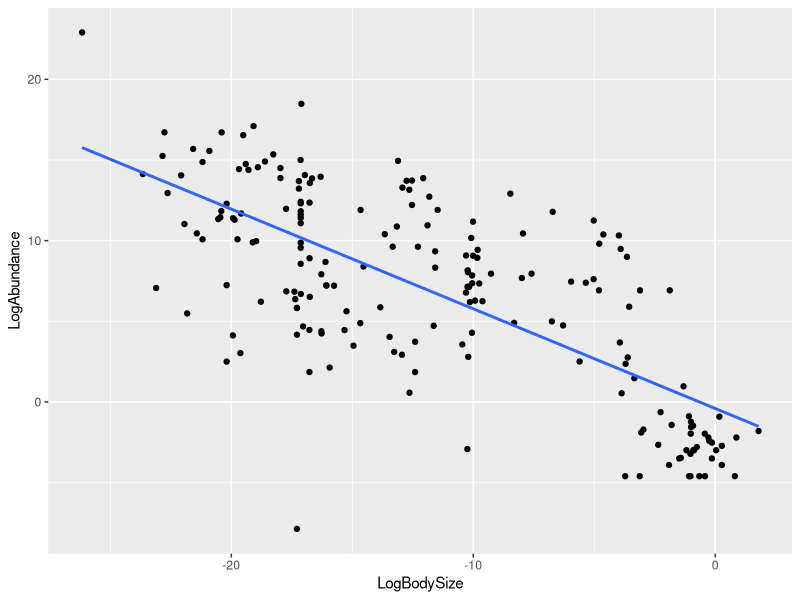
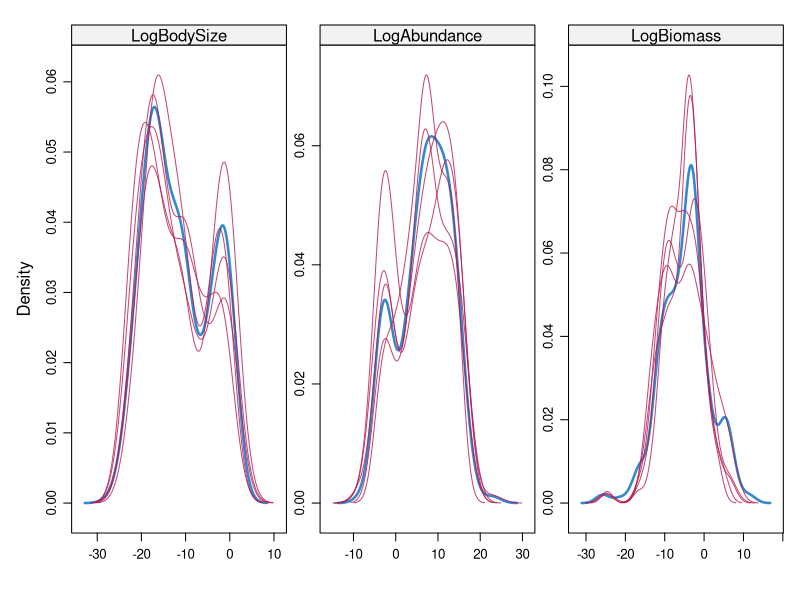
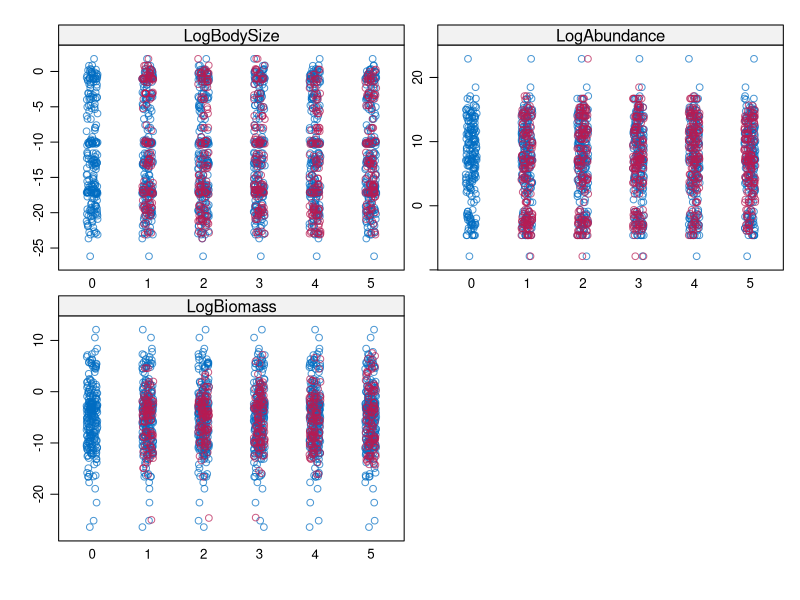
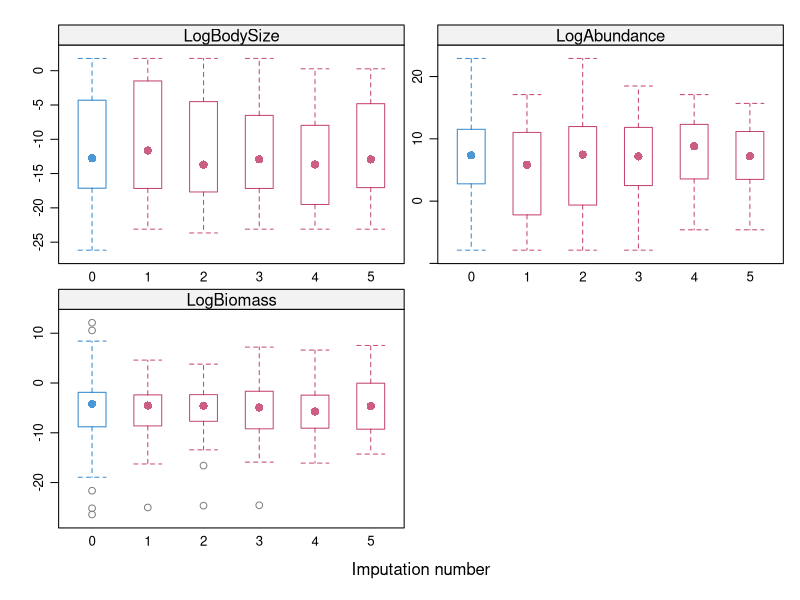
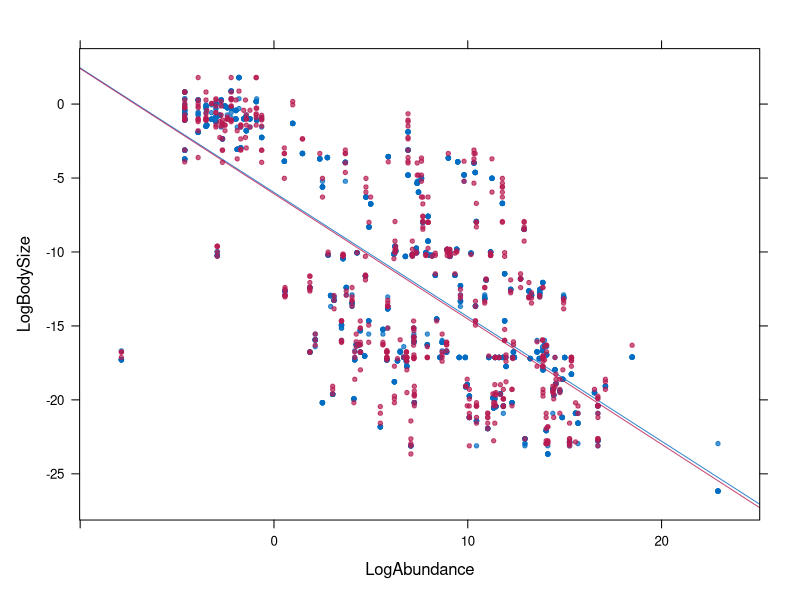
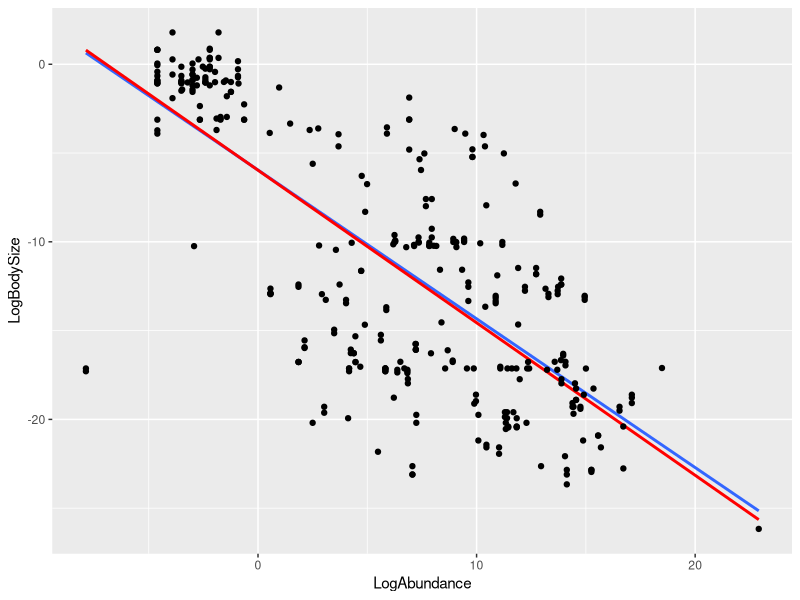

Generate these figures, in order, with R:
## ---- chunk 1
knitr::opts_chunk$set(echo = TRUE)
## ---- chunk 2
### Using MICE to obtain good imputation values for Mass and Abundance of organisms ###
library(tidyverse)
library(mice)
rm(list = ls())
### Read in data
csm_nodes <- read.csv("data/interactionwebdb/Carpinteria/CSMweb_Nodes.csv", as.is = T)
glimpse(csm_nodes)
summary(csm_nodes$Kingdom)

### Clean - remove protozoan kingdoms and virus
csm_nodes <- 
  csm_nodes %>% 
  filter(Kingdom != "Virus",
         Kingdom != "Protozoa")

### Select variables we want for imputation
work <- 
  csm_nodes %>% 
  # Turn body size into SI unts (Kg)
  mutate(BodySize = BodySize.g. / 1000,
         Abundance = Abundance.no..ha.,
         Biomass = Biomass.kg.ha.) %>% 
  # Fill in missing values using M * N = B
  mutate(BodySizeNew = case_when(!is.na(Abundance & Biomass) ~ Biomass / Abundance),
         AbundanceNew = case_when(!is.na(BodySize & Biomass) ~ Biomass / BodySize),
         BiomassNew = case_when(!is.na(Abundance & BodySize) ~ Abundance * BodySize)) %>% 
  # Take values from calculations
  mutate(BodySize_Work = coalesce(BodySize, BodySizeNew),
         Biomass_Work = coalesce(Biomass, BiomassNew),
         Abundance_Work = coalesce(Abundance, AbundanceNew)) %>% 
  # Select the variables
  select(BodySize = BodySize_Work,
         Abundance = Abundance_Work,
         Biomass = Biomass_Work,
         Kingdom,
         Phylum,
         Class,
         Order,
         Family,
         Genus) %>% 
  # Log the variables you want to impute
  mutate(LogBodySize = log(BodySize),
         LogBiomass = log(Biomass),
         # Only log values above 0 otherwise leads to inf values
         LogAbundance = case_when(Abundance > 0 ~ log(Abundance)))

### Visualise and prep for imputation
work %>% 
  ggplot(aes(x = LogBodySize, y = LogAbundance)) +
  geom_point() +
  geom_smooth(method = lm, se = FALSE)
## ---- chunk 3
dat <- 
  work %>% 
  # filter(Abundance != 0) %>% # remove abundance values = 0
  select(LogBodySize, LogAbundance, LogBiomass)

ini <- 
  mice(dat, maxit = 0)

meth <- 
  ini$method

pred <- 
  ini$predictorMatrix

## ---- chunk 4
meth["LogBodySize"] <- "pmm"
meth["LogAbundance"] <- "pmm"
meth["LogBiomass"] <- "~I(LogBodySize + LogAbundance)" # addition of logs is the same as multiplying exponent of log
pred[c("LogBodySize", "LogAbundance"), "LogBiomass"] <-  0
## ---- chunk 5
imp <- mice(dat, meth = meth, predictorMatrix = pred, printFlag = FALSE, m = 5, maxit = 100)
complete <- complete(imp)
## ---- chunk 6
par(mfrow = c(2,2))
densityplot(imp, layout = c(3,1))
stripplot(imp)
bwplot(imp)
xyplot(imp, LogBodySize ~ LogAbundance, type = c("p", "r"), pch = 20)
## ---- chunk 7
bound <- 
  complete %>% 
  select(LogBodySizeImp = LogBodySize,
         LogAbundanceImp = LogAbundance,
         LogBiomassImp = LogBiomass) %>% 
  bind_cols(work)
## ---- chunk 8
work %>%
  ggplot(aes(x = LogAbundance, y = LogBodySize)) +
  geom_smooth(method = lm, se = FALSE) +
  geom_smooth(data = complete, aes(x = LogAbundance, y = LogBodySize), 
              method = lm, col = "red", se = FALSE) +
  geom_point(data = complete)

